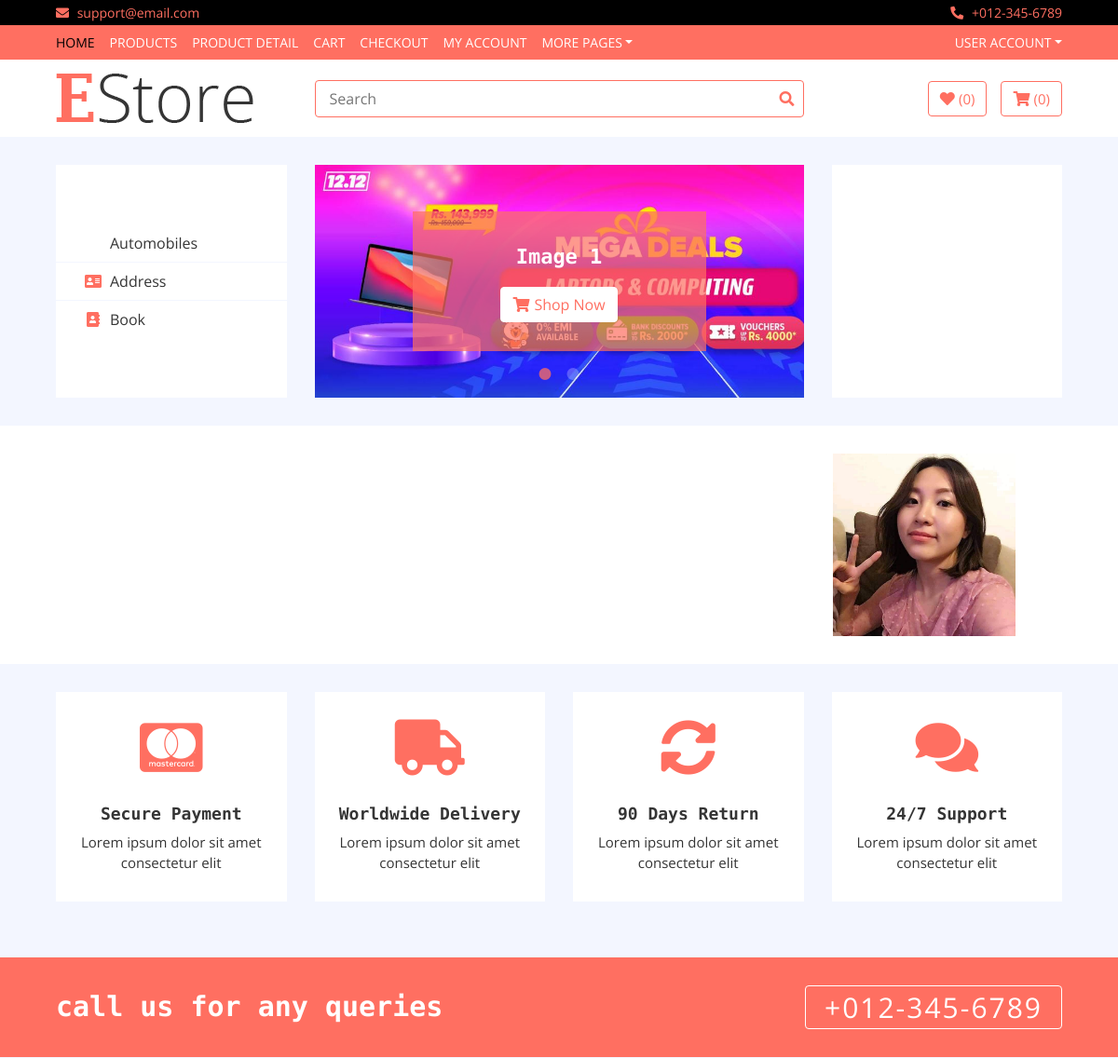
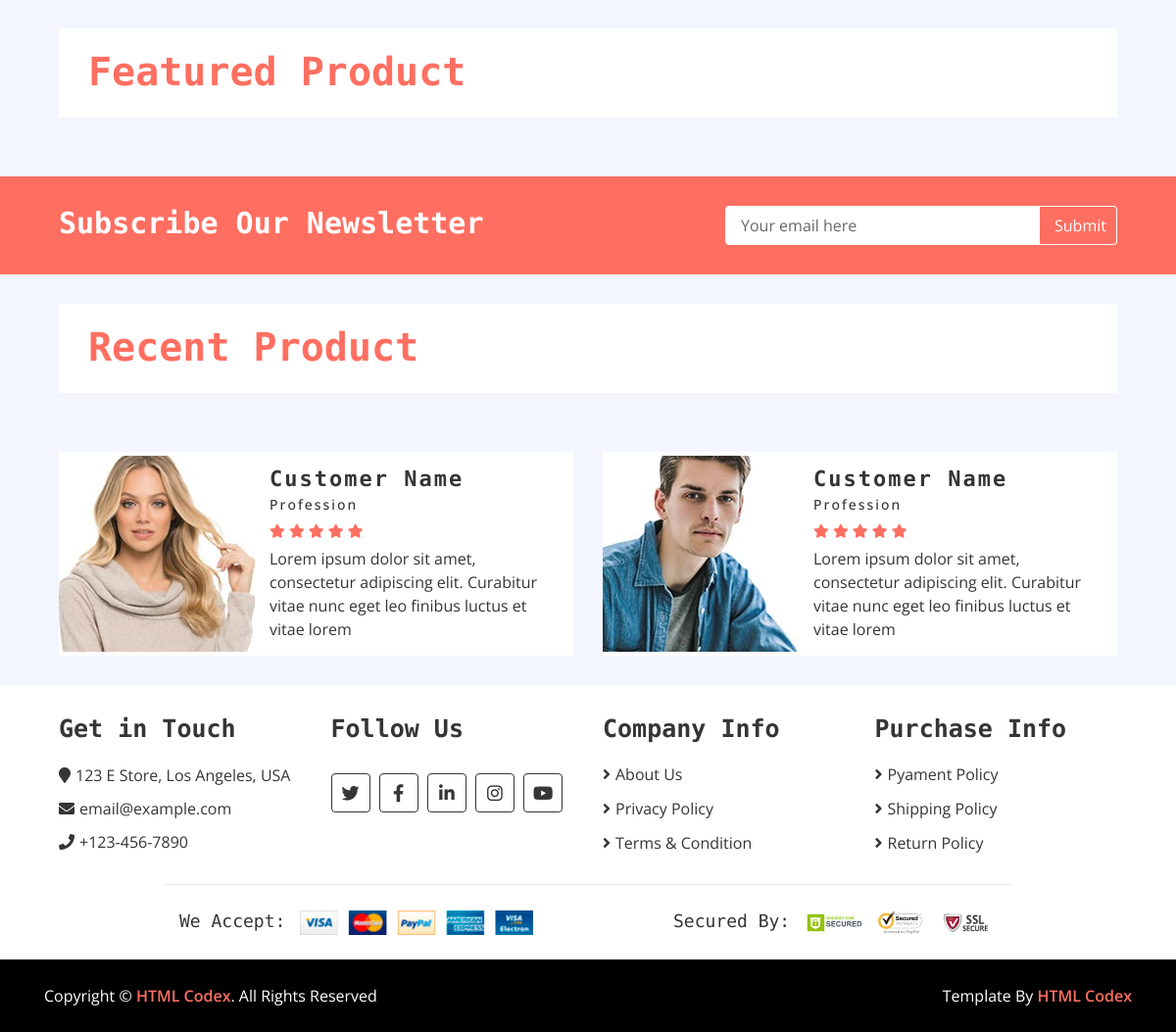
The page / on the database its author committed (2 pictures, top to bottom).
### home/models.py (models this page shows, shortened)
class Category(models.Model):
	name = models.CharField(max_length = 400)
	logo = models.CharField(max_length = 200)
	slug = models.CharField(max_length = 300, unique = True)
	def get_category_url(self):
		return reverse("category", kwargs = {'slug' : self.slug})

class Slider(models.Model):
	name = models.CharField(max_length = 300)
	image = models.ImageField(upload_to = 'media')
	description = models.TextField(blank = True)
	url = models.CharField(max_length = 500, blank = True)

class Brand(models.Model):
	name = models.CharField(max_length = 300)
	image = models.ImageField(upload_to = 'media')
	slug = models.CharField(max_length = 300, unique = True)

### home/views.py (the view)
# urls.py: path('', HomeView.as_view(),name = 'home'),
class HomeView(BaseView):
	def get(self,request):
		self.views['categories'] = Category.objects.all()
		self.views['sliders'] = Slider.objects.all()
		self.views['ads'] = Ad.objects.all()
		self.views['brands'] = Brand.objects.all()
		self.views['hots'] = Product.objects.filter(labels = 'hot')
		self.views['news'] = Product.objects.filter(labels = 'new')
		return render(request,'index.html',self.views)

### templates/index.html (shortened to what this page needs)
{% extends 'base.html' %}
{% load static %}
{% block content %}
        <div class="header">
            <div class="container-fluid">
                <div class="row">
                    <div class="col-md-3">
                        <nav class="navbar bg-light">
                            <ul class="navbar-nav">
                                {% for cat in categories %}
                                <li class="nav-item">
                                    <a class="nav-link" href="{{cat.get_category_url}}"><i class="{{cat.logo}}"></i>{{cat.name}}</a>
                                </li>
                                {% endfor %}
                            </ul>
                        </nav>
                    </div>
                    <div class="col-md-6">
                        <div class="header-slider normal-slider">
                            {% for slider in sliders %}
                            <div class="header-slider-item">
                                <img src="{{slider.image.url}}" alt="Slider Image" / style = "height: 250px;" "width: 50%;" >
                                <div class="header-slider-caption">
                                    <p>{{slider.description}}</p>
                                    <a class="btn" href=""><i class="fa fa-shopping-cart"></i>Shop Now</a>
                                </div>
                            </div>
                            {% endfor %}
                        </div>
                    </div>
                    <div class="col-md-3">
                        <div class="header-img">
                        </div>
                    </div>
                </div>
            </div>
        </div>
        <div class="brand">
            <div class="container-fluid">
                <div class="brand-slider">
                    {% for brand in brands %}
                    <div class="brand-item"><img src={{brand.image.url}} alt=""></div>
                    {% endfor %}
                </div>
            </div>
        </div>
        <div class="feature">
            <div class="container-fluid">
                <div class="row align-items-center">
                    <div class="col-lg-3 col-md-6 feature-col">
                        <div class="feature-content">
                            <i class="fab fa-cc-mastercard"></i>
                            <h2>Secure Payment</h2>
                            <p>
                                Lorem ipsum dolor sit amet consectetur elit
                            </p>
                        </div>
                    </div>
                    <div class="col-lg-3 col-md-6 feature-col">
                        <div class="feature-content">
                            <i class="fa fa-truck"></i>
                            <h2>Worldwide Delivery</h2>
                            <p>
                                Lorem ipsum dolor sit amet consectetur elit
                            </p>
                        </div>
                    </div>
                    <div class="col-lg-3 col-md-6 feature-col">
                        <div class="feature-content">
                            <i class="fa fa-sync-alt"></i>
                            <h2>90 Days Return</h2>
                            <p>
                                Lorem ipsum dolor sit amet consectetur elit
                            </p>
                        </div>
                    </div>
                    <div class="col-lg-3 col-md-6 feature-col">
                        <div class="feature-content">
                            <i class="fa fa-comments"></i>
                            <h2>24/7 Support</h2>
                            <p>
                                Lorem ipsum dolor sit amet consectetur elit
                            </p>
                        </div>
                    </div>
                </div>
            </div>
        </div>
        <div class="call-to-action">
            <div class="container-fluid">
                <div class="row align-items-center">
                    <div class="col-md-6">
                        <h1>call us for any queries</h1>
                    </div>
                    <div class="col-md-6">
                        <a href="tel:0123456789">+012-345-6789</a>
                    </div>
                </div>
            </div>
        </div>
        <div class="featured-product product">
            <div class="container-fluid">
                <div class="section-header">
                    <h1>Featured Product</h1>
                </div>
            </div>
        </div>
        <div class="newsletter">
            <div class="container-fluid">
                <div class="row">
                    <div class="col-md-6">
                        <h1>Subscribe Our Newsletter</h1>
                    </div>
                    <div class="col-md-6">
                        <div class="form">
                            <input type="email" value="Your email here">
                            <button>Submit</button>
                        </div>
                    </div>
                </div>
            </div>
        </div>
        <div class="recent-product product">
            <div class="container-fluid">
                <div class="section-header">
                    <h1>Recent Product</h1>
                </div>
            </div>
        </div>
        <div class="review">
            <div class="container-fluid">
                <div class="row align-items-center review-slider normal-slider">
                    <div class="col-md-6">
                        <div class="review-slider-item">
                            <div class="review-img">
                                <img src="img/review-1.jpg" alt="Image">
                            </div>
                            <div class="review-text">
                                <h2>Customer Name</h2>
                                <h3>Profession</h3>
                                <div class="ratting">
                                    <i class="fa fa-star"></i>
                                    <i class="fa fa-star"></i>
                                    <i class="fa fa-star"></i>
                                    <i class="fa fa-star"></i>
                                    <i class="fa fa-star"></i>
                                </div>
                                <p>
                                    Lorem ipsum dolor sit amet, consectetur adipiscing elit. Curabitur vitae nunc eget leo finibus luctus et vitae lorem
                                </p>
                            </div>
                        </div>
                    </div>
                    <div class="col-md-6">
                        <div class="review-slider-item">
                            <div class="review-img">
                                <img src="img/review-2.jpg" alt="Image">
                            </div>
                            <div class="review-text">
                                <h2>Customer Name</h2>
                                <h3>Profession</h3>
                                <div class="ratting">
                                    <i class="fa fa-star"></i>
                                    <i class="fa fa-star"></i>
                                    <i class="fa fa-star"></i>
                                    <i class="fa fa-star"></i>
                                    <i class="fa fa-star"></i>
                                </div>
                                <p>
                                    Lorem ipsum dolor sit amet, consectetur adipiscing elit. Curabitur vitae nunc eget leo finibus luctus et vitae lorem
                                </p>
                            </div>
                        </div>
                    </div>
                </div>
            </div>
        </div>
        <div class="footer">
            <div class="container-fluid">
                <div class="row">
                    <div class="col-lg-3 col-md-6">
                        <div class="footer-widget">
                            <h2>Get in Touch</h2>
                            <div class="contact-info">
                                <p><i class="fa fa-map-marker"></i>123 E Store, Los Angeles, USA</p>
                                <p><i class="fa fa-envelope"></i>email@example.com</p>
                                <p><i class="fa fa-phone"></i>+123-456-7890</p>
                            </div>
                        </div>
                    </div>
                    <div class="col-lg-3 col-md-6">
                        <div class="footer-widget">
                            <h2>Follow Us</h2>
                            <div class="contact-info">
                                <div class="social">
                                    <a href=""><i class="fab fa-twitter"></i></a>
                                    <a href=""><i class="fab fa-facebook-f"></i></a>
                                    <a href=""><i class="fab fa-linkedin-in"></i></a>
                                    <a href=""><i class="fab fa-instagram"></i></a>
                                    <a href=""><i class="fab fa-youtube"></i></a>
                                </div>
                            </div>
                        </div>
                    </div>
                    <div class="col-lg-3 col-md-6">
                        <div class="footer-widget">
                            <h2>Company Info</h2>
                            <ul>
                                <li><a href="#">About Us</a></li>
                                <li><a href="#">Privacy Policy</a></li>
                                <li><a href="#">Terms & Condition</a></li>
                            </ul>
                        </div>
                    </div>
                    <div class="col-lg-3 col-md-6">
                        <div class="footer-widget">
                            <h2>Purchase Info</h2>
                            <ul>
                                <li><a href="#">Pyament Policy</a></li>
                                <li><a href="#">Shipping Policy</a></li>
                                <li><a href="#">Return Policy</a></li>
                            </ul>
                        </div>
                    </div>
                </div>
                <div class="row payment align-items-center">
                    <div class="col-md-6">
                        <div class="payment-method">
                            <h2>We Accept:</h2>
                            <img src="img/payment-method.png" alt="Payment Method" />
                        </div>
                    </div>
                    <div class="col-md-6">
                        <div class="payment-security">
                            <h2>Secured By:</h2>
                            <img src="img/godaddy.svg" alt="Payment Security" />
                            <img src="img/norton.svg" alt="Payment Security" />
                            <img src="img/ssl.svg" alt="Payment Security" />
                        </div>
                    </div>
                </div>
            </div>
        </div>
        <div class="footer-bottom">
            <div class="container">
                <div class="row">
                    <div class="col-md-6 copyright">
                        <p>Copyright &copy; <a href="https://htmlcodex.com">HTML Codex</a>. All Rights Reserved</p>
                    </div>
                    <div class="col-md-6 template-by">
                        <p>Template By <a href="https://htmlcodex.com">HTML Codex</a></p>
                    </div>
                </div>
            </div>
        </div>
    </body>
</html>
{% endblock %}

### rows shown on the page
Category: name "Automobiles"
Category: name "Address"
Category: name "Book"
Slider: image (picture), description "Image 1"
Brand: image (picture)
